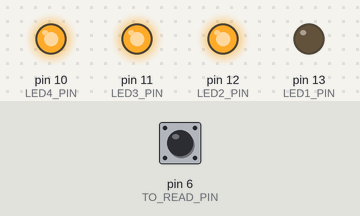
This sketch was run on a simulated Arduino Uno, built with avr-gcc and run on an emulated ATmega328P. Parts: output pins drawn as LEDs (lit = HIGH). Inputs (shaded band) come from the test bench; at power-on: pin 6 (TO_READ_PIN) HIGH.

Above: at 0.2 s.
At 1.2 s:
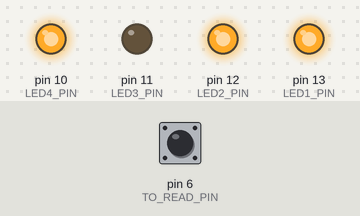
At 2.7 s:
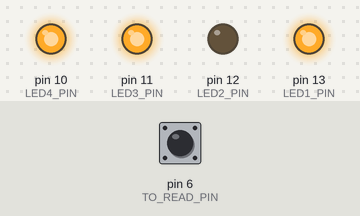
At 3.7 s:
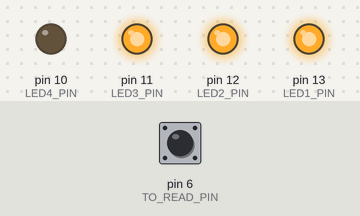
Timing chart, 0 to 4.6 s (numbered marks = the images above):
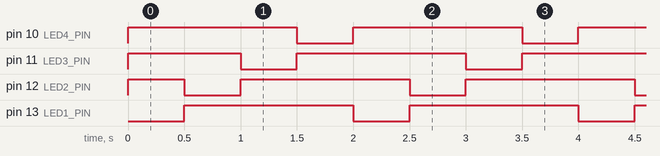

Measured:
- by itself, pin 10 (LED4_PIN), pin 11 (LED3_PIN), pin 12 (LED2_PIN), pin 13 (LED1_PIN): alternates HIGH for 1.5 s and LOW for 0.50 s
- by itself, everything shown: repeats every 2.0 s, in 5 steps

The sketch:

ex_1_3_5.ino
```cpp
/* *******************************
* Exercise 1.3.5 : Bidirectionnal led chaser
********************************** */

// Define pin mapping
//  - no memory used for defines (C preprocessor)
//  - always useful since we only check pinout once
#define TO_READ_PIN 6
#define LED1_PIN    13
#define LED2_PIN    12
#define LED3_PIN    11
#define LED4_PIN    10
#define LED_ON      LOW
#define LED_OFF     HIGH

// A table can be used to ease led handling (go to ex_1_1_1 for alternative declarations)
  int leds[]  = {LED1_PIN, LED2_PIN, LED3_PIN, LED4_PIN};
  int nb_leds = (sizeof(leds)/sizeof(leds[0])); // nb of elements = size of the table / size of 1 element

// Executed once to set pins, variables, ...
void setup() {
  // Set pin to read
    pinMode(TO_READ_PIN, INPUT_PULLUP);

  // Set leds pin as output
    for (int i = 0; i < nb_leds; i++)
      pinMode(leds[i], OUTPUT);

  // Initialize all leds
    for (int i = 0; i < nb_leds; i++)
      digitalWrite(leds[i], LED_OFF);
}

// Executed over and over (infinite loop)
void loop() {
  /* Standard coding */
    int sw = digitalRead(TO_READ_PIN);    // sw stands for switch but this latter is an Arduino keyword

    if (sw == HIGH)
    {
      for (int i = 0; i < nb_leds; i++)
      {
        digitalWrite(leds[i], LED_ON);  // LED at index i lights up
        delay(500);                     // Wait 500ms
        digitalWrite(leds[i], LED_OFF);  // LED at index i lights off
      }
    }
    else
    {
      for (int i = nb_leds-1; i > -1; i--)
      {
        digitalWrite(leds[i], LED_ON);  // LED at index i lights up
        delay(500);                     // Wait 500ms
        digitalWrite(leds[i], LED_OFF);  // LED at index i lights off
      }
    }

  /* Spicy coding */
    // bool sw = digitalRead(TO_READ_PIN);
    // for (int i = (sw)?(0):(nb_leds-1) ; (sw)?(i<nb_leds):(i>-1) ; i+=(sw)?(1):(-1))
    // {
    //   digitalWrite(leds[i], LED_ON);  // LED at index i lights up
    //   delay(500);                     // Wait 500ms
    //   digitalWrite(leds[i], LED_OFF);  // LED at index i lights off
    // }

}
```
